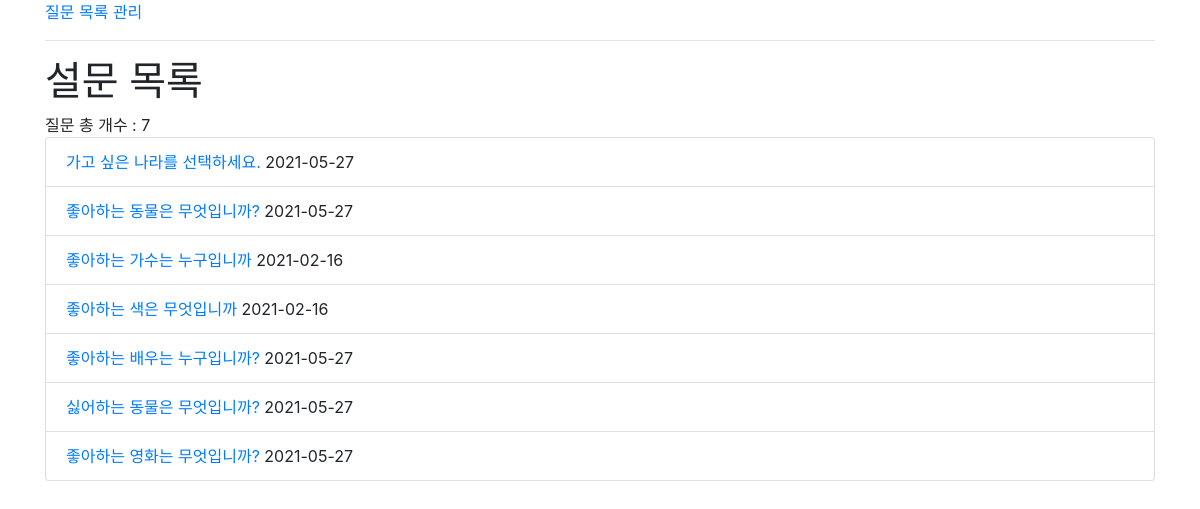
Screenshot of /polls/list with the database file from the repository.
### polls/models.py (models this page shows, shortened)
class Question(models.Model):
    question_text = models.CharField(max_length=200)#CharField == NVACHAR
    pub_date = models.DateTimeField(auto_now_add=True) # auto_now_add=True : insert될 대 일시를 자동 등록(insert)

### polls/templates/polls/list.html (shortened to what this page needs)
{%extends "layout.html"%}
{%block contents%}
    <h1>설문 목록</h1>
    질문 총 개수 : {{question_list| length}}
    <ul class = 'list-group'>
        {% for question in question_list %}
        <li class = 'list-group-item'>
            <a href="{%url 'polls:vote' question.id%}">
                {{question.question_text}}
            </a>
            {{question.pub_date | date:'Y-m-d'}}
        </li>
        {% endfor%}
    </ul>
    {%endblock contents%}

### templates/layout.html (shortened to what this page needs)
<!DOCTYPE html>
<html lang="en">
<head>
    <link rel="stylesheet" href="https://cdn.jsdelivr.net/npm/bootstrap@4.6.0/dist/css/bootstrap.min.css">
</head>
<body>
<div class='container'>
    <a href="{%url 'polls:list'%}">질문 목록</a>
    <a href="/admin">관리</a>
    <hr>
    {%block contents%}{%endblock contents%}
</div>
</body>
</html>

### rows the page displays
Question: question_text "가고 싶은 나라를 선택하세요.", pub_date "2021-05-27"
Question: question_text "좋아하는 동물은 무엇입니까?", pub_date "2021-05-27"
Question: question_text "좋아하는 가수는 누구입니까", pub_date "2021-02-16"
Question: question_text "좋아하는 색은 무엇입니까", pub_date "2021-02-16"
Question: question_text "좋아하는 배우는 누구입니까?", pub_date "2021-05-27"
Question: question_text "싫어하는 동물은 무엇입니까?", pub_date "2021-05-27"
Question: question_text "좋아하는 영화는 무엇입니까?", pub_date "2021-05-27"

### other values shown
{{ question_list| length }} "7"
